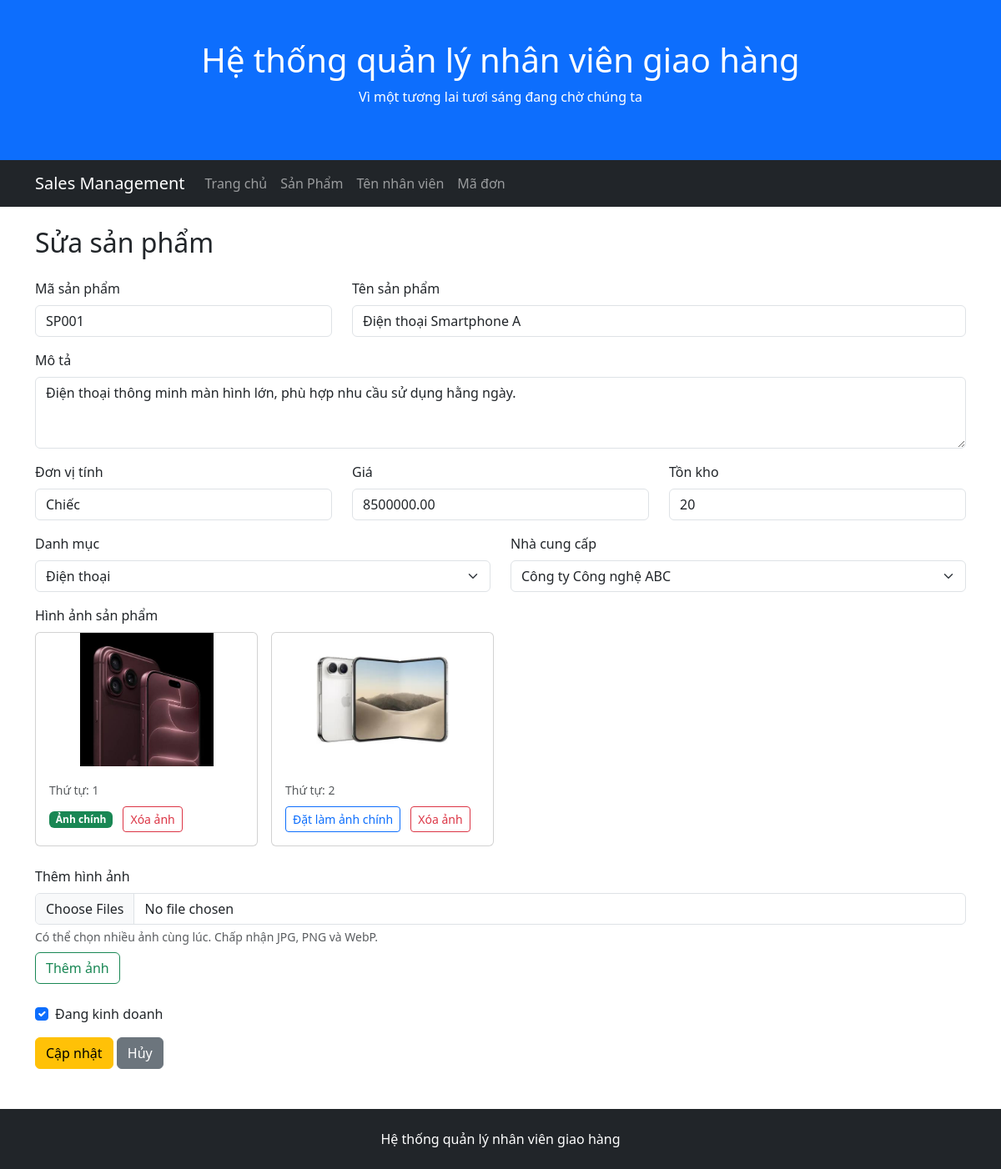
The page /products/edit.php?id=1 on the database its author committed.
### tables this page shows
CREATE TABLE products (
    ProductID INT AUTO_INCREMENT PRIMARY KEY,
    ProductCode VARCHAR(50) NOT NULL UNIQUE,
    ProductName VARCHAR(255) NOT NULL,
    Description TEXT,
    Unit VARCHAR(20),
    Price DECIMAL(12,2) NOT NULL DEFAULT 0,
    StockQuantity INT NOT NULL DEFAULT 0,
    IsActive BOOLEAN NOT NULL DEFAULT TRUE,
    SupplierID INT NOT NULL,
    CategoryID INT NOT NULL,

    CONSTRAINT chk_products_price CHECK (Price >= 0),
    CONSTRAINT chk_products_stock CHECK (StockQuantity >= 0),
    CONSTRAINT fk_products_supplier
        FOREIGN KEY (SupplierID) REFERENCES suppliers(SupplierID),
    CONSTRAINT fk_products_category
        FOREIGN KEY (CategoryID) REFERENCES categories(CategoryID)
);

CREATE TABLE categories (
    CategoryID INT AUTO_INCREMENT PRIMARY KEY,
    CategoryName VARCHAR(200) NOT NULL,
    Description TEXT
);

CREATE TABLE suppliers (
    SupplierID INT AUTO_INCREMENT PRIMARY KEY,
    SupplierName VARCHAR(200) NOT NULL,
    ContactName VARCHAR(100),
    Address VARCHAR(200),
    City VARCHAR(100),
    PostalCode VARCHAR(20),
    Country VARCHAR(100),
    Phone VARCHAR(20)
);

CREATE TABLE product_images (
    ProductImageID INT AUTO_INCREMENT PRIMARY KEY,
    ProductID INT NOT NULL,
    ImageFile VARCHAR(255) NOT NULL,
    AltText VARCHAR(255),
    IsPrimary BOOLEAN NOT NULL DEFAULT FALSE,
    SortOrder INT NOT NULL DEFAULT 0,

    CONSTRAINT uq_product_image UNIQUE (ProductID, ImageFile),
    CONSTRAINT chk_product_image_sort CHECK (SortOrder >= 0),
    CONSTRAINT fk_product_images_product
        FOREIGN KEY (ProductID)
        REFERENCES products(ProductID)
        ON DELETE CASCADE
);

### public/products/edit.php (the view, shortened to what this page needs)
<?php
require_once '/var/www/src/config/database.php';
$productID = isset($_GET['id'])
    ? (int) $_GET['id']
    : 0;
$sql = "
    SELECT
        ProductID,
        ProductCode,
        ProductName,
        Description,
        Unit,
        Price,
        StockQuantity,
        IsActive,
        SupplierID,
        CategoryID
    FROM products
    WHERE ProductID = ?
";
$stmt = $conn->prepare($sql);
$stmt->bind_param('i', $productID);
$stmt->execute();
$result = $stmt->get_result();
$product = $result->fetch_assoc();
$sqlImages = "
    SELECT
        ProductImageID,
        ImageFile,
        AltText,
        IsPrimary,
        SortOrder
    FROM product_images
    WHERE ProductID = ?
    ORDER BY SortOrder
";
$stmtImages = $conn->prepare($sqlImages);
$stmtImages->bind_param('i', $productID);
$stmtImages->execute();
$productImages = $stmtImages->get_result();
$sqlCategories = "
    SELECT
        CategoryID,
        CategoryName
    FROM categories
    ORDER BY CategoryName
";
$categories = $conn->query($sqlCategories);
$sqlSuppliers = "
    SELECT
        SupplierID,
        SupplierName
    FROM suppliers
    ORDER BY SupplierName
";
$suppliers = $conn->query($sqlSuppliers);
require_once '/var/www/src/includes/header.php';
require_once '/var/www/src/includes/navbar.php';
?>
<div class="container mt-4">
    <h2 class="mb-4">Sửa sản phẩm</h2>
    <form
        method="post"
        enctype="multipart/form-data"
    >
        <div class="row">
            <div class="col-md-4 mb-3">
                <label
                    for="productCode"
                    class="form-label"
                >
                    Mã sản phẩm
                </label>
                <input
                    type="text"
                    class="form-control"
                    id="productCode"
                    name="product_code"
                    value="<?= htmlspecialchars(
                        $_POST['product_code']
                        ?? $product['ProductCode']
                    ) ?>"
                    required
                >
            </div>
            <div class="col-md-8 mb-3">
                <label
                    for="productName"
                    class="form-label"
                >
                    Tên sản phẩm
                </label>
                <input
                    type="text"
                    class="form-control"
                    id="productName"
                    name="product_name"
                    value="<?= htmlspecialchars(
                        $_POST['product_name']
                        ?? $product['ProductName']
                    ) ?>"
                    required
                >
            </div>
        </div>
        <div class="mb-3">
            <label
                for="description"
                class="form-label"
            >
                Mô tả
            </label>
            <textarea
                class="form-control"
                id="description"
                name="description"
                rows="3"
            ><?= htmlspecialchars(
                $_POST['description']
                ?? $product['Description']
                ?? ''
            ) ?></textarea>
        </div>
        <div class="row">
            <div class="col-md-4 mb-3">
                <label
                    for="unit"
                    class="form-label"
                >
                    Đơn vị tính
                </label>
                <input
                    type="text"
                    class="form-control"
                    id="unit"
                    name="unit"
                    value="<?= htmlspecialchars(
                        $_POST['unit']
                        ?? $product['Unit']
                        ?? ''
                    ) ?>"
                >
            </div>
            <div class="col-md-4 mb-3">
                <label
                    for="price"
                    class="form-label"
                >
                    Giá
                </label>
                <input
                    type="number"
                    class="form-control"
                    id="price"
                    name="price"
                    min="0"
                    step="0.01"
                    value="<?= htmlspecialchars(
                        $_POST['price']
                        ?? $product['Price']
                    ) ?>"
                    required
                >
            </div>
            <div class="col-md-4 mb-3">
                <label
                    for="stockQuantity"
                    class="form-label"
                >
                    Tồn kho
                </label>
                <input
                    type="number"
                    class="form-control"
                    id="stockQuantity"
                    name="stock_quantity"
                    min="0"
                    value="<?= htmlspecialchars(
                        $_POST['stock_quantity']
                        ?? $product['StockQuantity']
                    ) ?>"
                    required
                >
            </div>
        </div>
        <div class="row">
            <div class="col-md-6 mb-3">
                <label
                    for="categoryID"
                    class="form-label"
                >
                    Danh mục
                </label>
                <select
                    class="form-select"
                    id="categoryID"
                    name="category_id"
                    required
                >
                    <?php while (
                        $category =
                            $categories->fetch_assoc()
                    ): ?>
                        <?php
                        $selectedCategoryID =
                            $_POST['category_id']
                            ?? $product['CategoryID'];
                        ?>
                        <option
                            value="<?=
                                $category['CategoryID']
                            ?>"
                            <?= (
                                $selectedCategoryID
                                == $category['CategoryID']
                            ) ? 'selected' : '' ?>
                        >
                            <?= htmlspecialchars(
                                $category['CategoryName']
                            ) ?>
                        </option>
                    <?php endwhile; ?>
                </select>
            </div>
            <div class="col-md-6 mb-3">
                <label
                    for="supplierID"
                    class="form-label"
                >
                    Nhà cung cấp
                </label>
                <select
                    class="form-select"
                    id="supplierID"
                    name="supplier_id"
                    required
                >
                    <?php while (
                        $supplier =
                            $suppliers->fetch_assoc()
                    ): ?>
                        <?php
                        $selectedSupplierID =
                            $_POST['supplier_id']
                            ?? $product['SupplierID'];
                        ?>
                        <option
                            value="<?=
                                $supplier['SupplierID']
                            ?>"
                            <?= (
                                $selectedSupplierID
                                == $supplier['SupplierID']
                            ) ? 'selected' : '' ?>
                        >
                            <?= htmlspecialchars(
                                $supplier['SupplierName']
                            ) ?>
                        </option>
                    <?php endwhile; ?>
                </select>
            </div>
        </div>
        <div class="mb-4">
            <label class="form-label">
                Hình ảnh sản phẩm
            </label>
            <div class="row g-3">
                <?php while (
                    $image =
                        $productImages->fetch_assoc()
                ): ?>
                    <div class="col-md-3">
                        <div class="card h-100">
                            <img
                                src="/uploads/products/<?=
                                    htmlspecialchars(
                                        $image['ImageFile']
                                    )
                                ?>"
                                class="card-img-top"
                                alt="<?=
                                    htmlspecialchars(
                                        $image['AltText']
                                        ?? ''
                                    )
                                ?>"
                                style="
                                    height: 160px;
                                    object-fit: contain;
                                "
                            >
                            <div class="card-body">
                                <small class="text-muted">
                                    Thứ tự:
                                    <?= $image['SortOrder'] ?>
                                </small>
                                <div class="mt-2">
                                    <?php if (
                                        (int) $image['IsPrimary'] === 1
                                    ): ?>
                                        <span
                                            class="badge bg-success"
                                        >
                                            Ảnh chính
                                        </span>
                                    <?php else: ?>
                                        <button
                                            type="submit"
                                            class="btn btn-outline-primary btn-sm"
                                            name="set_primary_image"
                                            value="<?= $image['ProductImageID'] ?>"
                                            formaction="/products/edit.php?id=<?= $productID ?>"
                                            formmethod="post"
                                        >
                                            Đặt làm ảnh chính
                                        </button>
                                    <?php endif; ?>
                                    <button
                                        type="submit"
                                        class="btn btn-outline-danger btn-sm ms-2"
                                        name="delete_image"
                                        value="<?= $image['ProductImageID'] ?>"
                                        formaction="/products/edit.php?id=<?= $productID ?>"
                                        formmethod="post"
                                        onclick="return confirm('Bạn có chắc muốn xóa ảnh này?');"
                                    >
                                        Xóa ảnh
                                    </button>
                                </div>
                            </div>
                        </div>
                    </div>
                <?php endwhile; ?>
            </div>
        </div>
        <div class="mb-4">
            <label
                for="productImages"
                class="form-label"
            >
                Thêm hình ảnh
            </label>
            <input
                type="file"
                class="form-control"
                id="productImages"
                name="product_images[]"
                accept="image/jpeg,image/png,image/webp"
                multiple
            >
            <div class="form-text">
                Có thể chọn nhiều ảnh cùng lúc.
                Chấp nhận JPG, PNG và WebP.
            </div>
             <button
                type="submit"
                class="btn btn-outline-success mt-2"
                name="add_images"
                value="1"
                formaction="/products/edit.php?id=<?= $productID ?>"
                formmethod="post"
            >
                Thêm ảnh
            </button>
        </div>
        <div class="form-check mb-3">
            <?php
            $currentIsActive =
                $_SERVER['REQUEST_METHOD'] === 'POST'
                    ? isset($_POST['is_active'])
                    : (
                        (int) $product['IsActive']
                        === 1
                    );
            ?>
            <input
                type="checkbox"
                class="form-check-input"
                id="isActive"
                name="is_active"
                value="1"
                <?= $currentIsActive
                    ? 'checked'
                    : '' ?>
            >
            <label
                class="form-check-label"
                for="isActive"
            >
                Đang kinh doanh
            </label>
        </div>
        <button
            type="submit"
            class="btn btn-warning"
        >
            Cập nhật
        </button>
        <a
            href="/products/"
            class="btn btn-secondary"
        >
            Hủy
        </a>
    </form>
</div>
<?php
require_once '/var/www/src/includes/footer.php';

### rows shown on the page
products: product_code "SP001", product_name "Điện thoại Smartphone A", description "Điện thoại thông minh màn hình lớn, phù hợp nhu cầu sử dụng hằng ngày.", unit "Chiếc", price "8500000.00", stock_quantity "20", category_id "Điện thoại", supplier_id "Công ty Công nghệ ABC", IsActive "☑"
product_images: ImageFile (picture), SortOrder "1", IsPrimary "Ảnh chính"
product_images: ImageFile (picture), SortOrder "2"
